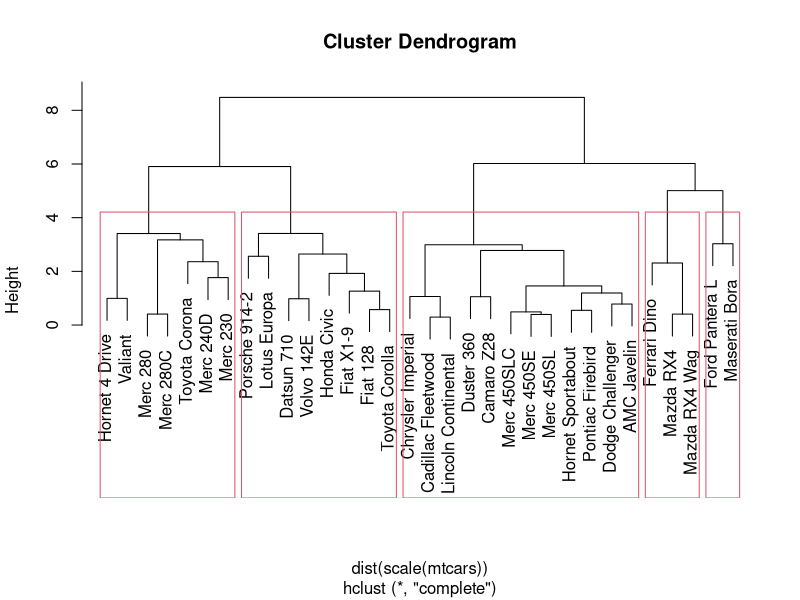

This chart was generated by the following R code:




# Normalisierung

normalize <- function(x){
  (x - min(x)) / (max(x) - min(x))
}

df <- iris[1:4]

apply(df, 2, normalize)


# Hiearchical Clustering

# Hierarchisches Cluster erzeugen
cluster <- hclust(dist(scale(mtcars)),
                  method = "complete")
# Plotten
plot(cluster)

# Gruppen zeichnen
rect.hclust(cluster, 5)

#ClusterNr zum Dateframe hinzufügen
data.frame(mtcars, cutree(cluster, 5))


